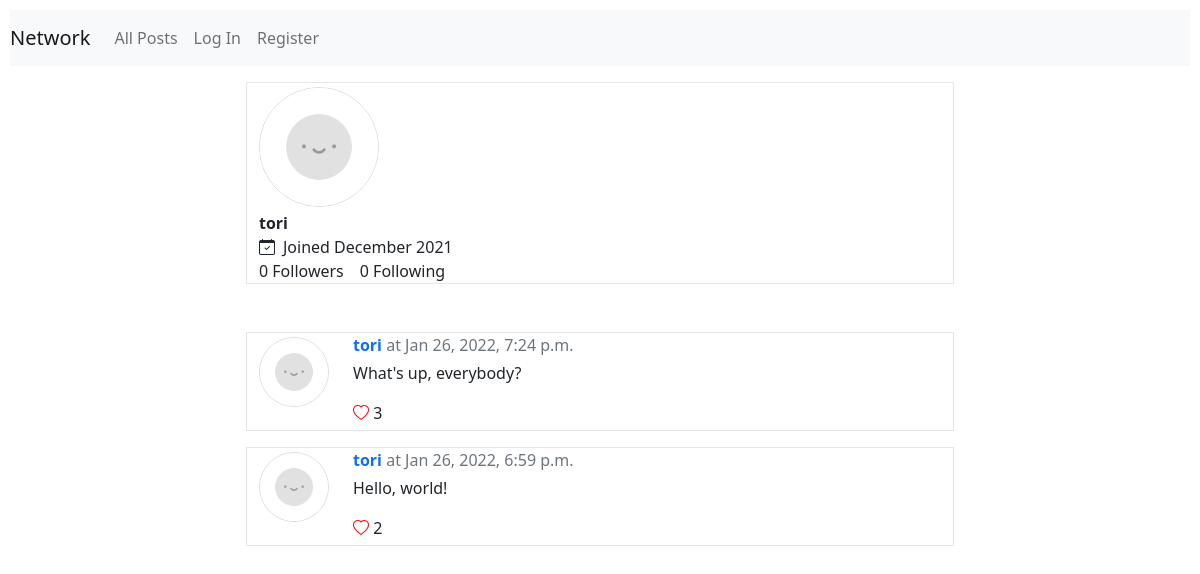
The app's page /profile/1 with its own data.
### network/models.py (models this page shows, shortened)
class User(AbstractUser):
    following = models.ManyToManyField('self', symmetrical=False)
    followers = models.ManyToManyField('self', symmetrical=False, related_name='subs')
    def __str__(self) -> str:
        return self.username

class Post(models.Model):
    author = models.ForeignKey(User, on_delete=models.CASCADE, related_name="posts")
    content = models.TextField()
    likes = models.ManyToManyField(User)
    timestamp = models.DateTimeField(auto_now_add=True)
    class Meta:
        ordering = ['-timestamp']

### network/views.py (the view)
# urls.py: path("profile/<int:user_id>", views.profile, name="profile"),
def profile(request, user_id):
    try:
        profile = User.objects.get(pk=user_id)
    except User.DoesNotExist:
        raise Http404("This user does not exist")
    return render(request, 'network/profile.html', {
        'profile': profile,
    })

### network/templates/network/profile.html (shortened to what this page needs)
{% extends "network/layout.html" %}
{% load static %}
{% block body %}
    <div class="container mt-3 mb-5 posts profile">
        <img class="avatar mt-1" src="{% static 'network/avatar.png' %}" alt="profile_photo" height="120px" width="120px">
        <div class="name mt-1"><b>{{ profile.username }}</b></div>
        <div><i class="bi bi-calendar-check me-2"></i><span>Joined December 2021</span></div>
        <div><span class="me-3">{{ profile.followers.all|length }} Followers</span><span>{{ profile.following.all|length }} Following</span></div>
    </div>
    <div class="container posts">
        {% for post in profile.posts.all %}
            <div class="row my-3 post">
                <div class="col-auto">
                    <img class="avatar my-1" src="{% static 'network/avatar.png' %}" alt="avatar"
                    height="70px" width="70px">
                </div>
                <div class="col">
                    <p class="mb-1">
                        <strong><a href="{% url 'profile' post.author.id %}">{{ post.author }}</a></strong>
                        <span class="text-muted fw-lighter"> at {{ post.timestamp|date:"M j, Y, P" }}</span>
                    </p>
                    <p class="content">{{ post.content }}</p>
                    <div class="likes">
                            {% if user in post.likes.all %}
                                <i id="{{ post.id }}" class="bi bi-heart-fill like"></i>
                            {% else %}
                                <i id="{{ post.id }}" class="bi bi-heart like"></i>
                            {% endif %}
                            <span class="count">
                                {% if post.likes.count > 0 %}
                                    {{ post.likes.count }}
                                {% endif %}
                            </span>
                    </div>
                </div>
            </div>
        {% empty %}
            <div class="my-4 noposts">
                <h4>No posts yet</h4>
            </div>
        {% endfor %}
    </div>
{% endblock %}

### network/templates/network/layout.html (shortened to what this page needs)
{% load static %}
<!DOCTYPE html>
<html lang="en">
    <head>
        <link href="https://cdn.jsdelivr.net/npm/bootstrap@5.1.3/dist/css/bootstrap.min.css" rel="stylesheet">
        <link rel="stylesheet" href="https://cdn.jsdelivr.net/npm/bootstrap-icons@1.7.2/font/bootstrap-icons.css">
        <link href="{% static 'network/styles.css' %}" rel="stylesheet">
    </head>
    <body>
        <nav class="navbar navbar-expand-lg navbar-light bg-light">
            <a class="navbar-brand" href="#">Network</a>
            <div>
              <ul class="navbar-nav mr-auto">
                <li class="nav-item">
                  <a class="nav-link" href="{% url 'index' %}">All Posts</a>
                </li>
                {% if user.is_authenticated %}
                    <li class="nav-item">
                        <a class="nav-link" href="#">Following</a>
                    </li>
                    <li class="nav-item">
                        <a class="nav-link" href="{% url 'logout' %}">Log Out</a>
                    </li>
                {% else %}
                    <li class="nav-item">
                        <a class="nav-link" href="{% url 'login' %}">Log In</a>
                    </li>
                    <li class="nav-item">
                        <a class="nav-link" href="{% url 'register' %}">Register</a>
                    </li>
                {% endif %}
              </ul>
            </div>
          </nav>
        <div class="body">
            {% block body %}
            {% endblock %}
        </div>
    </body>
</html>

### network/static/network/styles.css (style rules this page uses)
body { padding: 10px; }
img.avatar { border-radius: 50%; border: 1px solid rgba(0, 0, 0, 0.137); }
div.container { height: 50%; }
div.posts { width: 60%; }
.post { border: 1px solid rgba(0, 0, 0, 0.103); }
div.likes { margin-bottom: 5px; }
.like { color: red; }
a, a:hover { text-decoration: none; }
div.profile { border: 1px solid rgba(0, 0, 0, 0.096); }

### records on screen
User: username "tori", followers.all|length "0", following.all|length "0"
Post: author "tori", timestamp "Jan 26, 2022, 7:24 p.m.", content "What's up, everybody?", likes.count "3"
Post: author "tori", timestamp "Jan 26, 2022, 6:59 p.m.", content "Hello, world!", likes.count "2"
